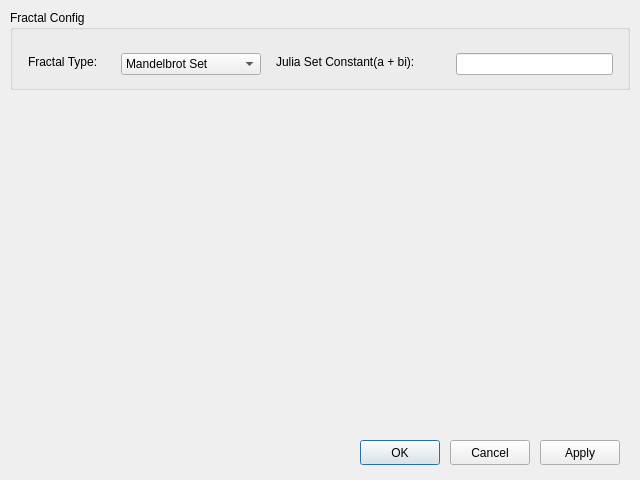
<?xml version="1.0" encoding="UTF-8"?>
<ui version="4.0">
    <class>Dialog</class>
    <widget class="QDialog" name="Dialog">
        <property name="geometry">
            <rect>
                <x>0</x>
                <y>0</y>
                <width>640</width>
                <height>480</height>
            </rect>
        </property>
        <property name="sizePolicy">
            <sizepolicy hsizetype="Fixed" vsizetype="Fixed">
                <horstretch>0</horstretch>
                <verstretch>0</verstretch>
            </sizepolicy>
        </property>
        <property name="minimumSize">
            <size>
                <width>640</width>
                <height>480</height>
            </size>
        </property>
        <property name="maximumSize">
            <size>
                <width>640</width>
                <height>480</height>
            </size>
        </property>
        <property name="windowTitle">
            <string>Preference</string>
        </property>
        <widget class="QPushButton" name="buttonOK">
            <property name="geometry">
                <rect>
                    <x>360</x>
                    <y>440</y>
                    <width>80</width>
                    <height>25</height>
                </rect>
            </property>
            <property name="text">
                <string>OK</string>
            </property>
        </widget>
        <widget class="QPushButton" name="buttonCancel">
            <property name="geometry">
                <rect>
                    <x>450</x>
                    <y>440</y>
                    <width>80</width>
                    <height>25</height>
                </rect>
            </property>
            <property name="text">
                <string>Cancel</string>
            </property>
        </widget>
        <widget class="QPushButton" name="buttonApply">
            <property name="geometry">
                <rect>
                    <x>540</x>
                    <y>440</y>
                    <width>80</width>
                    <height>25</height>
                </rect>
            </property>
            <property name="text">
                <string>Apply</string>
            </property>
        </widget>
        <widget class="QGroupBox" name="groupBox">
            <property name="geometry">
                <rect>
                    <x>10</x>
                    <y>10</y>
                    <width>620</width>
                    <height>80</height>
                </rect>
            </property>
            <property name="title">
                <string>Fractal Config</string>
            </property>
            <widget class="QComboBox" name="comboFractalType">
                <property name="geometry">
                    <rect>
                        <x>111</x>
                        <y>43</y>
                        <width>140</width>
                        <height>22</height>
                    </rect>
                </property>
                <item>
                    <property name="text">
                        <string>Mandelbrot Set</string>
                    </property>
                </item>
                <item>
                    <property name="text">
                        <string>Julia Set</string>
                    </property>
                </item>
            </widget>
            <widget class="QLabel" name="label">
                <property name="geometry">
                    <rect>
                        <x>18</x>
                        <y>42</y>
                        <width>100</width>
                        <height>20</height>
                    </rect>
                </property>
                <property name="text">
                    <string>Fractal Type:</string>
                </property>
            </widget>
            <widget class="QLabel" name="label_2">
                <property name="geometry">
                    <rect>
                        <x>266</x>
                        <y>42</y>
                        <width>200</width>
                        <height>20</height>
                    </rect>
                </property>
                <property name="text">
                    <string>Julia Set Constant(a + bi):</string>
                </property>
            </widget>
            <widget class="QLineEdit" name="editJuliaC">
                <property name="geometry">
                    <rect>
                        <x>446</x>
                        <y>43</y>
                        <width>157</width>
                        <height>22</height>
                    </rect>
                </property>
            </widget>
        </widget>
    </widget>
    <resources/>
    <connections/>
</ui>
